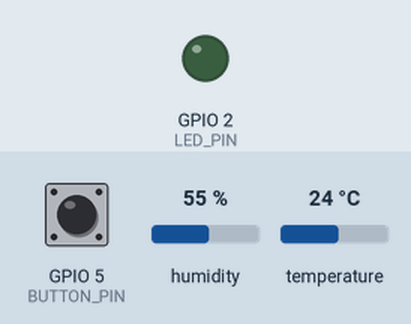
Bench run of a program on a simulated ESP32. Shown: output pins drawn as LEDs (lit = HIGH). The inputs (shaded band) are chosen by the test bench; at power-on: GPIO 5 (BUTTON_PIN) HIGH, humidity 55 %, temperature 24 °C. WiFi joins after 1.5 s; servers stay silent unless stated; what the program prints to the serial monitor is not drawn.

Above: at 3.7 s.
3.8 s: GPIO 5 (BUTTON_PIN) pulled LOW for 0.15 s
At 5.4 s:
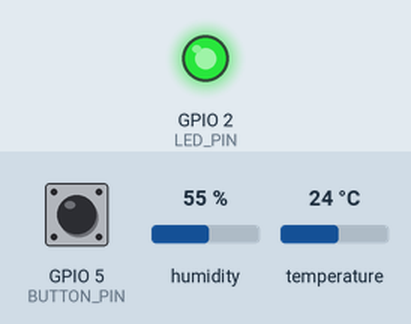
6.5 s: GPIO 5 (BUTTON_PIN) pulled LOW for 1 s
At 7.1 s:
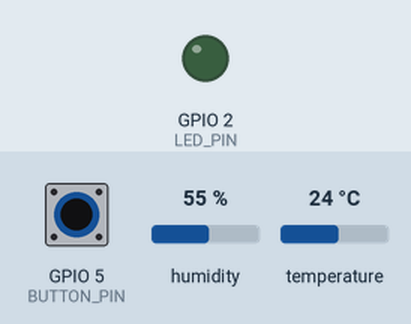
Timing chart, 0 to 9.5 s (numbered marks = the images above; inputs shaded):
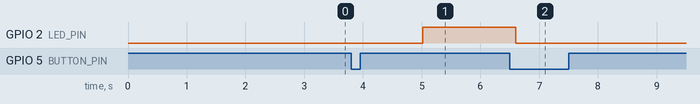

Measured:
- after the input at 3.8 s, GPIO 2 (LED_PIN): LOW → HIGH after 1.2 s
- after the input at 6.5 s, GPIO 2 (LED_PIN): HIGH → LOW after 0.10 s

The program:

main.cpp
```cpp
#include <Arduino.h>
#include "sensor.h"
#include "wifi_func.h"

//debounce
unsigned long lastDebounce = 0;
bool lastButtonState = HIGH;
bool buttonState = HIGH;
bool switch_state = LOW;


void handleButton(){
    bool reading = digitalRead(BUTTON_PIN);

    if(reading != lastButtonState){
        lastDebounce = millis();
    }
    if (millis() - lastDebounce > DEBOUNCE) {
        if (reading != buttonState) {
            buttonState = reading;
            if (buttonState == LOW) {
                switch_state = !switch_state;
                Serial.println(switch_state ? "Device turned ON" : "Device turned OFF");
            }
        }
    }

    lastButtonState = reading;
}


void setup() {
    Serial.begin(115200);
    delay(1000);
    pinMode(LED_PIN, OUTPUT);
    pinMode(BUTTON_PIN, INPUT_PULLUP);
    pinMode(LDR_PIN, INPUT);
    pinMode(DHTT_PIN, INPUT);
    dht.begin();
    Serial.println("started");
    connectWiFi();
}

void loop() {
handleButton();

if(switch_state){
    unsigned long now = millis();
    static int readNumber = 1;

    if ((now - lastReadDHT) > DHT_INTERVAL) {
        dhttpayload.humidity = dht.readHumidity();
        dhttpayload.temperature = dht.readTemperature();
        Serial.println("-----------------------------------------------");
        Serial.println("   [DHT]");
        Serial.print("Temperature: "); Serial.print(dhttpayload.temperature, 1); Serial.println(" C");
        Serial.print("Humidity:    "); Serial.print(dhttpayload.humidity, 1); Serial.println(" %");
        lastReadDHT = now;
    }

    if ((now - lastReadLDR) > LDR_INTERVAL) {
        ldrpayload.raw = analogRead(LDR_PIN);
        ldrpayload.lux = adcToLux(ldrpayload.raw);
        Serial.println("   [LDR]");
        Serial.print("raw data: "); Serial.println(ldrpayload.raw);
        Serial.print("lux:      "); Serial.print(ldrpayload.lux, 1); Serial.println(" lux");
        Serial.print("READ NUMBER  ["); Serial.print(readNumber); Serial.println("]  COMPLETE");
            readNumber++;
        lastReadLDR = now;
        Serial.println("-----------------------------------------------");

        if (ldrpayload.lux < LED_ON_THRESHOLD) {
            digitalWrite(LED_PIN, HIGH);
        } else {
            digitalWrite(LED_PIN, LOW);
        }

    }

        if ((now - lastCollection) > COLECTION_INTERVAL) {
            sensorpayload.dhtt = dhttpayload;
            sensorpayload.ldr = ldrpayload;
            sensorpayload.timestamp = millis();
            sensorpayload.statuscheck = validateSensors();
            lastCollection = now;
            Serial.println("Data collected");
            printStatus();
        }
            if ((now - lastSend) > SEND_INTERVAL) {
            sendData(dhttpayload.temperature, dhttpayload.humidity, ldrpayload.lux);
            lastSend = now;
        }
}
 if (!switch_state) {
    digitalWrite(LED_PIN, LOW);
        return;
    }

}
```

sensor.h
```cpp
#pragma once
#include <Arduino.h>
#include "config.h"
#include "DHT.h"
#include <WiFi.h>


unsigned long lastReadDHT = 0;
unsigned long lastReadLDR = 0;
unsigned long lastCollection = 0;


struct DHTTData {
    float temperature;
    float humidity;
};
struct LDRData{
    int raw;
    float lux;
};
struct SensorData{
    DHTTData dhtt;
    LDRData ldr;
    unsigned long timestamp;
    uint8_t statuscheck;
};

DHT dht(DHTT_PIN, DHTT_TYPE);
SensorData sensorpayload;
LDRData    ldrpayload;
DHTTData   dhttpayload;


#define GAMMA 0.7f
#define RL10  50.0f
#define RDIV  10000.0f
#define VCC   3.3f

float adcToLux(int adcValue) {
    float voltage    = adcValue / 4096.0f * VCC;
    float resistance = RDIV * voltage / (VCC - voltage);
    float lux        = pow(RL10 * 1e3 * pow(10, GAMMA) / resistance, (1.0f / GAMMA));
    return lux;
}

uint8_t validateSensors() {
    uint8_t status = STATUS_OK;

    if (ldrpayload.raw < 0 || ldrpayload.raw > 4095) {
        status |= STATUS_LDR_ERR;
    }

    if(isnan(dhttpayload.temperature) || isnan(dhttpayload.humidity)
    || dhttpayload.temperature > 80
    || dhttpayload.temperature <-40
    || dhttpayload.humidity > 100
    || dhttpayload.humidity < 0){
        status |= STATUS_DHT_ERR;
    }
    if(!WiFi.isConnected()){
        status |= STATUS_WIFI_ERR;
    }
    return status;
}

void printStatus(){
    Serial.print("Errors:   0x");
    if (sensorpayload.statuscheck < 16) Serial.print("0");
    Serial.println(sensorpayload.statuscheck, HEX);
    if (sensorpayload.statuscheck & STATUS_LDR_ERR)  Serial.println("  LDR error");
    if (sensorpayload.statuscheck & STATUS_DHT_ERR)  Serial.println("  DHT22 error");
    if (sensorpayload.statuscheck & STATUS_WIFI_ERR) Serial.println("  No WiFi connection");
}
```

wifi_func.h
```cpp
#pragma once
#include "config.h"
#include <Arduino.h>
#include <WiFi.h>
#include <HTTPClient.h>

unsigned long lastSend = 0;

bool connectWiFi(){
    WiFi.begin(WIFI_SSID, WIFI_PASSWORD, 6);
unsigned long start = millis();
while(WiFi.status() != WL_CONNECTED){
if(millis() - start > WIFI_TIMEOUT){
Serial.println("timeout!");
 return false;
}
delay(500);
Serial.print(".");
}
Serial.println("SUCCESS");
Serial.print("[Wi-Fi] IP: ");
Serial.println(WiFi.localIP());
return true;
}

void sendData(float temperature, float humidity, float lux) {
if(WiFi.status() != WL_CONNECTED){
    Serial.println("No connecton. Skip sending");
    return;
}
HTTPClient http;
http.begin(SERVER_URL);
http.addHeader("Content-Type", "application/json");

char tBuf[16], hBuf[16];

if (sensorpayload.statuscheck & STATUS_DHT_ERR) {
strcpy(tBuf, "null");
strcpy(hBuf, "null");
} else {
snprintf(tBuf, sizeof(tBuf), "%.1f", dhttpayload.temperature);
snprintf(hBuf, sizeof(hBuf), "%.1f", dhttpayload.humidity);
}

char payload[160];
snprintf(payload, sizeof(payload),
"{\"temperature\":%s,\"humidity\":%s,\"lux\":%.1f,\"status\":%u}",
tBuf, hBuf, ldrpayload.lux, sensorpayload.statuscheck);
Serial.print("[HTTP] sending:"); Serial.println(payload);
int httpCode = http.POST((uint8_t*)payload, strlen(payload));

if(httpCode == 200){
    Serial.println("[HTTP] data delivered successfully");
}
else{
    Serial.print("Error code:"); Serial.println(httpCode);
}
http.end();
}
```

config.h
```cpp
#pragma once
//pins
#define LED_PIN 2
#define BUTTON_PIN 5
#define LDR_PIN 34
#define DHTT_PIN 4
#define DHTT_TYPE DHT22

//intervals
#define DHT_INTERVAL 5000
#define LDR_INTERVAL 5000
#define COLECTION_INTERVAL 15000

//lux level to turn on LED
#define LED_ON_THRESHOLD 200

//debounce
#define DEBOUNCE 100

//wifi
#define WIFI_SSID     "Wokwi-GUEST"
#define WIFI_PASSWORD ""
#define WIFI_TIMEOUT  10000
#define SEND_INTERVAL 30000

//http reciever
#define SERVER_URL "http://httpbun.com/post"

//status flags
#define STATUS_OK       0b00000000
#define STATUS_LDR_ERR  0b00000001
#define STATUS_DHT_ERR  0b00000010
#define STATUS_WIFI_ERR 0b00000100
```
